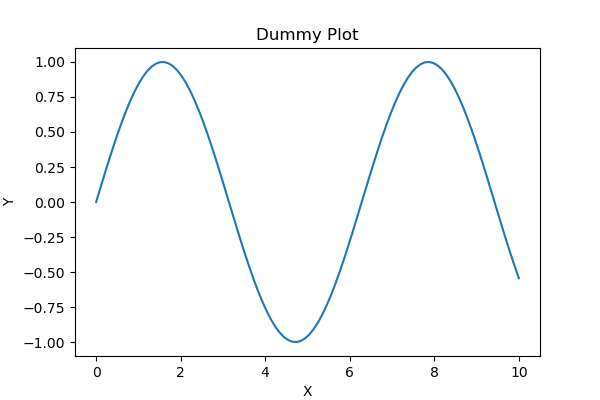

Recreate this plot in Python.
import matplotlib.pyplot as plt
import numpy as np

# Create some dummy data
x = np.linspace(0, 10, 100)
y = np.sin(x)

# Create the plot
plt.figure(figsize=(6, 4))
plt.plot(x, y)
plt.xlabel("X")
plt.ylabel("Y")
plt.title("Dummy Plot")
plt.savefig("explore/dummy_plot.png")
plt.close()

print("Dummy plot created successfully in explore/dummy_plot.png")